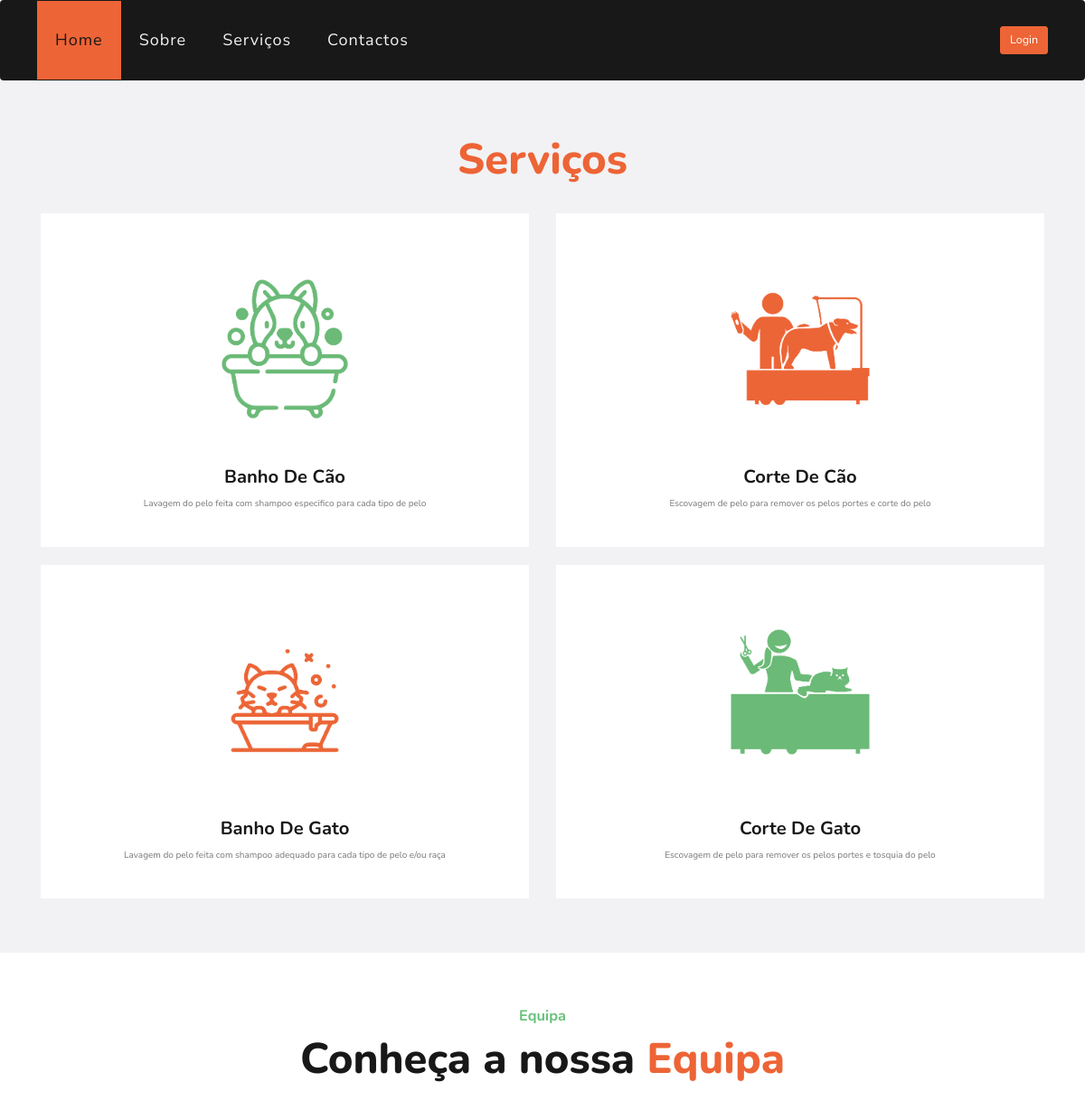
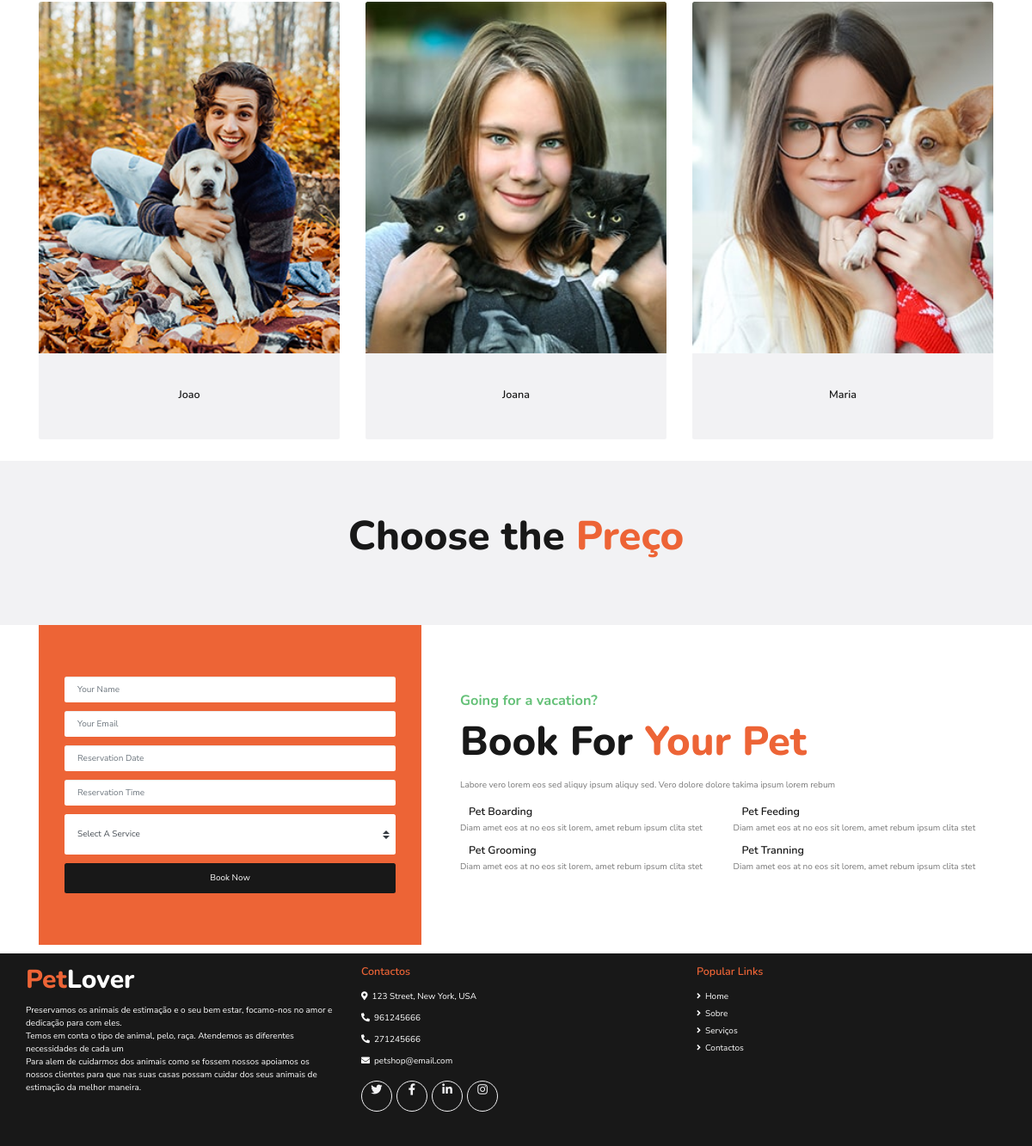
Page /paginas/servicos.php on the committed database (2 pictures, top to bottom).
### tables this page shows
CREATE TABLE `servicos` (
  `id` int(11) NOT NULL,
  `nome` text NOT NULL,
  `descricao` text NOT NULL,
  `duracao` int(11) NOT NULL,
  `preco` int(11) NOT NULL,
  `imagem` varchar(60) NOT NULL
);

CREATE TABLE `utilizadores` (
  `id` int(11) NOT NULL,
  `nome` text NOT NULL,
  `password` text NOT NULL,
  `email` text NOT NULL,
  `telemovel` int(13) NOT NULL,
  `tipo` enum('cliente','funcionario','admin') NOT NULL,
  `imagem` varchar(60) NOT NULL
);

### paginas/servicos.php (the view, shortened to what this page needs)
<!DOCTYPE html>
<html>
<?php
require 'head.php';
$sqlServico = "SELECT * FROM servicos";
$sqlServicoInfo = mysqli_query($conn, $sqlServico);
$sqlFuncionarios = "SELECT * FROM utilizadores WHERE tipo='funcionario'";
$sqlFuncionariosInfo = mysqli_query($conn, $sqlFuncionarios);
?>
<body>
    <?php require 'header.php'; ?>
    <div class="container-fluid bg-light pt-5">
        <div class="container py-5">
            <div class="d-flex flex-column text-center mb-5">
                <h1 class="display-4 m-0"><span class="text-primary">Serviços</span> </h1>
            </div>
            <div class="row pb-3">
                <?php
                while ($row = mysqli_fetch_array($sqlServicoInfo)) {
                    echo '  <div class="col-md-12 col-lg-6 mb-4">
                            <div class="d-flex flex-column text-center bg-white mb-2 p-3 p-sm-5">
                                <img class="img-fluid w-50 align-self-center" src="' . $row['imagem'] . ' ">
                                <h3 class="flaticon-grooming display-3 font-weight-normal text-secondary mb-3"></h3>
                                <h3 class="mb-3 text-capitalize"> ' . $row['nome'] . ' </h3>
                                <p>' . $row['descricao'] . '</p>
                            </div>
                        </div>';
                }
                ?>
            </div>
        </div>
    </div>
    <div class="container mt-5 pt-5 pb-3">
        <div class="d-flex flex-column text-center mb-5">
            <h4 class="text-secondary mb-3">Equipa</h4>
            <h1 class="display-4 m-0">Conheça a nossa <span class="text-primary">Equipa</span></h1>
        </div>
        <div class="row">
            <?php
            while ($row = mysqli_fetch_array($sqlFuncionariosInfo)) {
                echo '
            <div class="col-lg-4 col-md-6">
                <div class="team card position-relative overflow-hidden border-0 mb-4">
                    <img class="card-img-top" src="' . $row['imagem'] . '" alt="">
                    <div class="card-body text-center p-0">
                        <div class="team-text d-flex flex-column justify-content-center bg-light">
                            <h5 class="text-capitalize"> ' . $row['nome'] . ' </h5>
                        </div>
                        <div class="team-social d-flex align-items-center justify-content-center bg-dark">
                            <a class="btn btn-outline-primary rounded-circle text-center mr-2 px-0" style="width: 36px; height: 36px;" href="#"><i class="fab fa-twitter"></i></a>
                            <a class="btn btn-outline-primary rounded-circle text-center mr-2 px-0" style="width: 36px; height: 36px;" href="#"><i class="fab fa-facebook-f"></i></a>
                            <a class="btn btn-outline-primary rounded-circle text-center mr-2 px-0" style="width: 36px; height: 36px;" href="#"><i class="fab fa-linkedin-in"></i></a>
                            <a class="btn btn-outline-primary rounded-circle text-center px-0" style="width: 36px; height: 36px;" href="#"><i class="fab fa-instagram"></i></a>
                        </div>
                    </div>
                </div>
            </div>';
            }
            ?>
        </div>
    </div>
    <div class="container-fluid bg-light pt-5 pb-4">
        <div class="container py-5">
            <div class="d-flex flex-column text-center mb-5">
                <h1 class="display-4 m-0">Choose the <span class="text-primary">Preço</span></h1>
            </div>
        </div>
    </div>
    <div class="container-fluid">
        <div class="container">
            <div class="row align-items-center">
                <div class="col-lg-5">
                    <div class="bg-primary py-5 px-4 px-sm-5">
                        <form class="py-5">
                            <div class="form-group">
                                <input type="text" class="form-control border-0 p-4" placeholder="Your Name" required="required" />
                            </div>
                            <div class="form-group">
                                <input type="email" class="form-control border-0 p-4" placeholder="Your Email" required="required" />
                            </div>
                            <div class="form-group">
                                <div class="date" id="date" data-target-input="nearest">
                                    <input type="text" class="form-control border-0 p-4 datetimepicker-input" placeholder="Reservation Date" data-target="#date" data-toggle="datetimepicker" />
                                </div>
                            </div>
                            <div class="form-group">
                                <div class="time" id="time" data-target-input="nearest">
                                    <input type="text" class="form-control border-0 p-4 datetimepicker-input" placeholder="Reservation Time" data-target="#time" data-toggle="datetimepicker" />
                                </div>
                            </div>
                            <div class="form-group">
                                <select class="custom-select border-0 px-4" style="height: 47px;">
                                    <option selected>Select A Service</option>
                                </select>
                            </div>
                            <div>
                                <button class="btn btn-dark btn-block border-0 py-3" type="submit">Book Now</button>
                            </div>
                        </form>
                    </div>
                </div>
                <div class="col-lg-7 py-5 py-lg-0 px-3 px-lg-5">
                    <h4 class="text-secondary mb-3">Going for a vacation?</h4>
                    <h1 class="display-4 mb-4">Book For <span class="text-primary">Your Pet</span></h1>
                    <p>Labore vero lorem eos sed aliquy ipsum aliquy sed. Vero dolore dolore takima ipsum lorem rebum</p>
                    <div class="row py-2">
                        <div class="col-sm-6">
                            <div class="d-flex flex-column">
                                <div class="d-flex align-items-center mb-2">
                                    <h5 class="text-truncate m-0">Pet Boarding</h5>
                                </div>
                                <p>Diam amet eos at no eos sit lorem, amet rebum ipsum clita stet</p>
                            </div>
                        </div>
                        <div class="col-sm-6">
                            <div class="d-flex flex-column">
                                <div class="d-flex align-items-center mb-2">
                                    <h5 class="text-truncate m-0">Pet Feeding</h5>
                                </div>
                                <p>Diam amet eos at no eos sit lorem, amet rebum ipsum clita stet</p>
                            </div>
                        </div>
                        <div class="col-sm-6">
                            <div class="d-flex flex-column">
                                <div class="d-flex align-items-center mb-2">
                                    <h5 class="text-truncate m-0">Pet Grooming</h5>
                                </div>
                                <p class="m-0">Diam amet eos at no eos sit lorem, amet rebum ipsum clita stet</p>
                            </div>
                        </div>
                        <div class="col-sm-6">
                            <div class="d-flex flex-column">
                                <div class="d-flex align-items-center mb-2">
                                    <h5 class="text-truncate m-0">Pet Tranning</h5>
                                </div>
                                <p class="m-0">Diam amet eos at no eos sit lorem, amet rebum ipsum clita stet</p>
                            </div>
                        </div>
                    </div>
                </div>
            </div>
        </div>
    </div>
    <?php require 'footer.php'; ?>
</body>
</html>

### rows in the picture
servicos: imagem (picture), nome "Banho De Cão", descricao "Lavagem do pelo feita com shampoo especifico para cada tipo de pelo"
servicos: imagem (picture), nome "Corte De Cão", descricao "Escovagem de pelo para remover os pelos portes e corte do pelo"
servicos: imagem (picture), nome "Banho De Gato", descricao "Lavagem do pelo feita com shampoo adequado para cada tipo de pelo e/ou raça"
servicos: imagem (picture), nome "Corte De Gato", descricao "Escovagem de pelo para remover os pelos portes e tosquia do pelo"
utilizadores: imagem (picture), nome "Joao"
utilizadores: imagem (picture), nome "Joana"
utilizadores: imagem (picture), nome "Maria"
